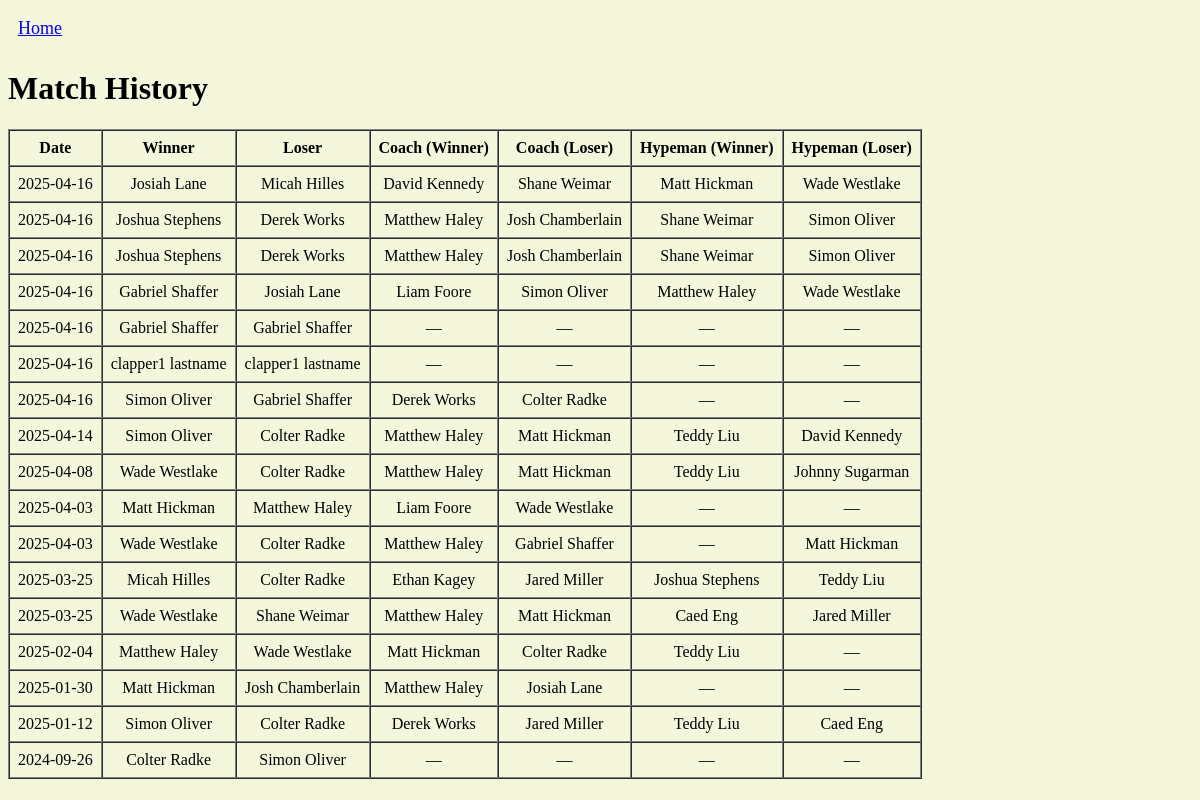
Page /matches on the earlier database version.
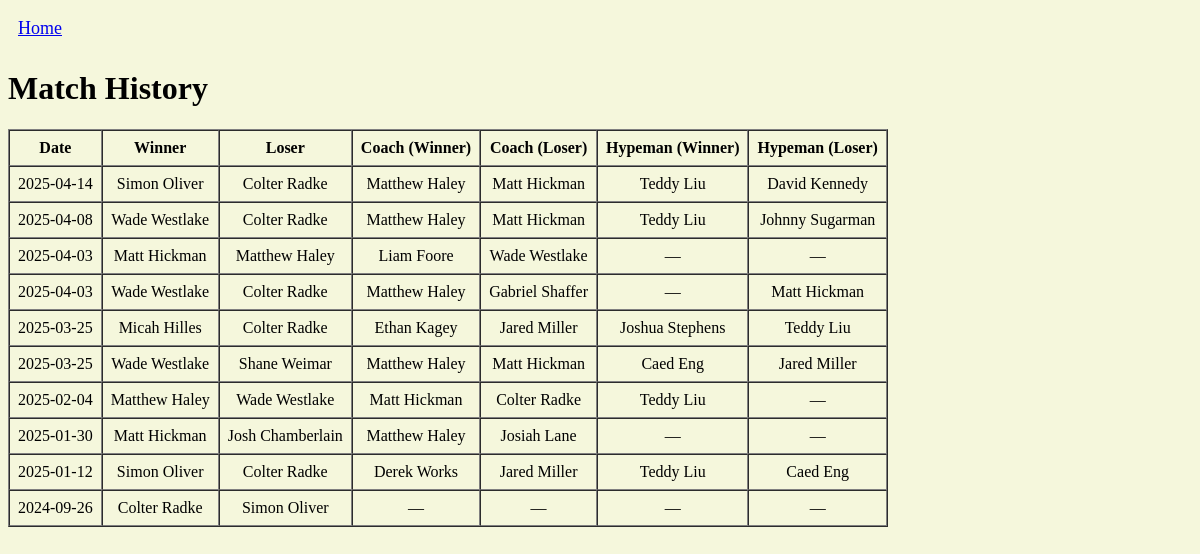
Same page on the later database version.
### tables this page shows
CREATE TABLE Matches (
    MatchID INTEGER PRIMARY KEY,
    Date TEXT NOT NULL,
    WinnerID INTEGER NOT NULL,
    LoserID INTEGER NOT NULL,
    CoachWinnerID INTEGER,
    CoachLoserID INTEGER,
    HypemanWinnerID INTEGER,
    HypemanLoserID INTEGER,
    FOREIGN KEY (WinnerID) REFERENCES Person(PersonID),
    FOREIGN KEY (LoserID) REFERENCES Person(PersonID),
    FOREIGN KEY (CoachWinnerID) REFERENCES Person(PersonID),
    FOREIGN KEY (CoachLoserID) REFERENCES Person(PersonID),
    FOREIGN KEY (HypemanWinnerID) REFERENCES Person(PersonID),
    FOREIGN KEY (HypemanLoserID) REFERENCES Person(PersonID)
);

### app.py (the view)
@app.route("/matches")
def list_matches():
    conn = sqlite3.connect('clap_competition.db')
    cursor = conn.cursor()
    cursor.execute('''
        SELECT
            m.Date,
            pw.FirstName || ' ' || pw.LastName AS WinnerName,
            pl.FirstName || ' ' || pl.LastName AS LoserName,
            pcw.FirstName || ' ' || pcw.LastName AS CoachWinnerName,
            pcl.FirstName || ' ' || pcl.LastName AS CoachLoserName,
            phw.FirstName || ' ' || phw.LastName AS HypemanWinnerName,
            phl.FirstName || ' ' || phl.LastName AS HypemanLoserName
        FROM Matches m
        LEFT JOIN Person pw ON m.WinnerID = pw.PersonID
        LEFT JOIN Person pl ON m.LoserID = pl.PersonID
        LEFT JOIN Person pcw ON m.CoachWinnerID = pcw.PersonID
        LEFT JOIN Person pcl ON m.CoachLoserID = pcl.PersonID
        LEFT JOIN Person phw ON m.HypemanWinnerID = phw.PersonID
        LEFT JOIN Person phl ON m.HypemanLoserID = phl.PersonID
        ORDER BY m.Date DESC;
    ''')
    matches = cursor.fetchall()
    conn.close()
    return render_template("matches.html", matches=matches)

### templates/matches.html (shortened to what this page needs)
<!DOCTYPE html>
<html>
<head>
</head>
<body style="background-color: #F5F7DC;">
    <div style="text-align: left; padding: 10px;">
        <a href="{{ url_for('home') }}" style="font-size: 18px;">Home</a>
    </div>
    <h1>Match History</h1>
    <table border="1" cellpadding="8" cellspacing="0">
        <thead>
            <tr>
                <th>Date</th>
                <th>Winner</th>
                <th>Loser</th>
                <th>Coach (Winner)</th>
                <th>Coach (Loser)</th>
                <th>Hypeman (Winner)</th>
                <th>Hypeman (Loser)</th>
            </tr>
        </thead>
        <tbody>
            {% for match in matches %}
            <tr style="text-align: center;">
                <td>{{ match[0] }}</td>
                <td>{{ match[1] }}</td>
                <td>{{ match[2] }}</td>
                <td>{{ match[3] or '—'}}</td>
                <td>{{ match[4] or '—'}}</td>
                <td>{{ match[5] or '—' }}</td>
                <td>{{ match[6] or '—' }}</td>
            </tr>
            {% endfor %}
        </tbody>
    </table>
</body>
</html>

Differences in the rows shown:
removed Matches: Date "2025-04-16", match "Josiah Lane", match "Micah Hilles", match "David Kennedy", match "Shane Weimar", match "Matt Hickman", match "Wade Westlake"
removed Matches: Date "2025-04-16", match "Joshua Stephens", match "Derek Works", match "Matthew Haley", match "Josh Chamberlain", match "Shane Weimar", match "Simon Oliver"
removed Matches: Date "2025-04-16", match "Joshua Stephens", match "Derek Works", match "Matthew Haley", match "Josh Chamberlain", match "Shane Weimar", match "Simon Oliver"
removed Matches: Date "2025-04-16", match "Gabriel Shaffer", match "Josiah Lane", match "Liam Foore", match "Simon Oliver", match "Matthew Haley", match "Wade Westlake"
removed Matches: Date "2025-04-16", match "Gabriel Shaffer", match "—"
removed Matches: Date "2025-04-16", match "clapper1 lastname", match "—"
removed Matches: Date "2025-04-16", match "Simon Oliver", match "Gabriel Shaffer", match "Derek Works", match "Colter Radke", match "—"
